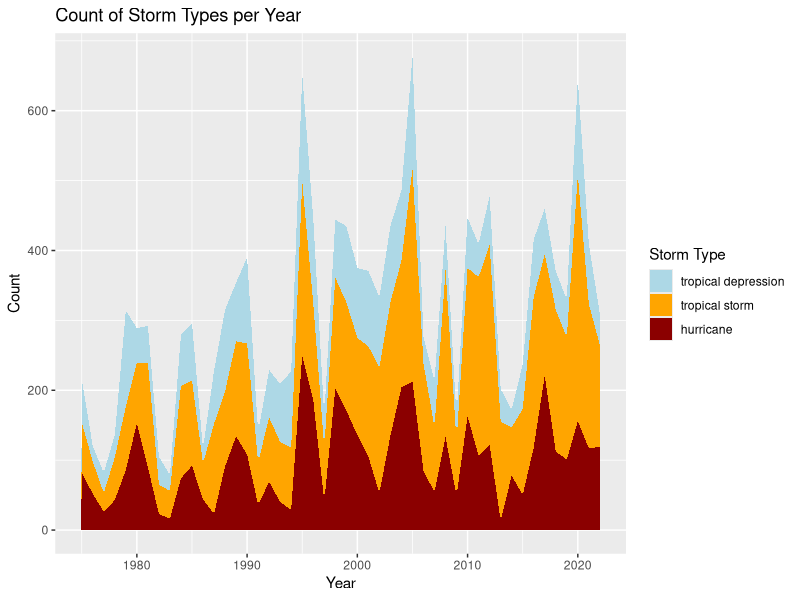
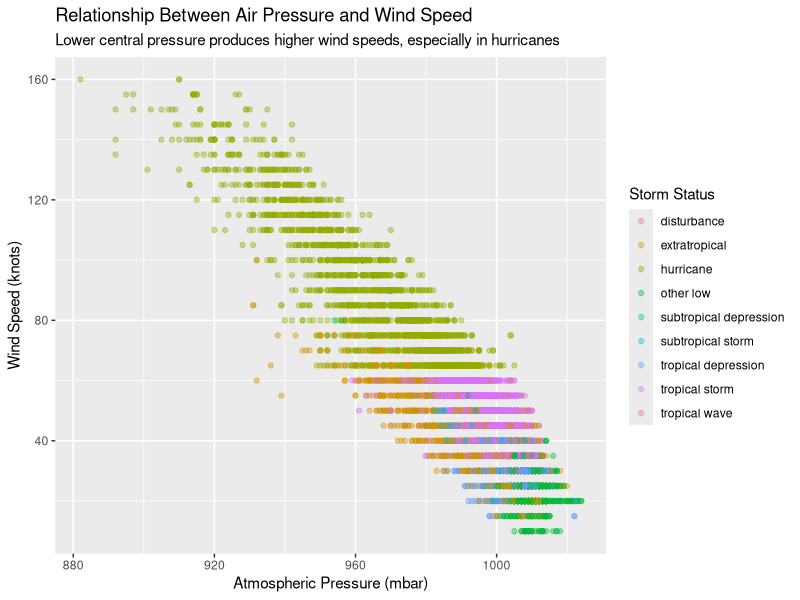

These figures' R source, in order:
## ---- chunk 1
#| label: setup
#| message: false

library(tidyverse)
## ---- chunk 2
#| label: storms-plot

storms |>
  filter(status %in% c("tropical depression", "tropical storm", "hurricane")) |>
  mutate(status = factor(status, levels = c("tropical depression", "tropical storm", "hurricane"))) |>
  count(year, status) |>
  ggplot(aes(x = year, y = n, fill = status)) +
  geom_area() +
  scale_fill_manual(
    values = c(
      "tropical depression" = "lightblue",
      "tropical storm" = "orange",
      "hurricane" = "darkred"
    )
  ) +
  labs(
    title = "Count of Storm Types per Year",
    x = "Year",
    y = "Count",
    fill = "Storm Type"
  )
## ---- chunk 3
#| label: filtered-storms
#| cache: true
storms_recent <- storms |>
  filter(year >= 2000) |>
  select(year, name, status, wind, pressure)
## ---- chunk 4
#| label: pressure-wind-scatter

storms_recent |>
  ggplot(aes(x = pressure, y = wind, color = status)) +
  geom_point(alpha = 0.4) +
  labs(
    title = "Relationship Between Air Pressure and Wind Speed",
    subtitle = "Lower central pressure produces higher wind speeds, especially in hurricanes",
    x = "Atmospheric Pressure (mbar)",
    y = "Wind Speed (knots)",
    color = "Storm Status"
  )
